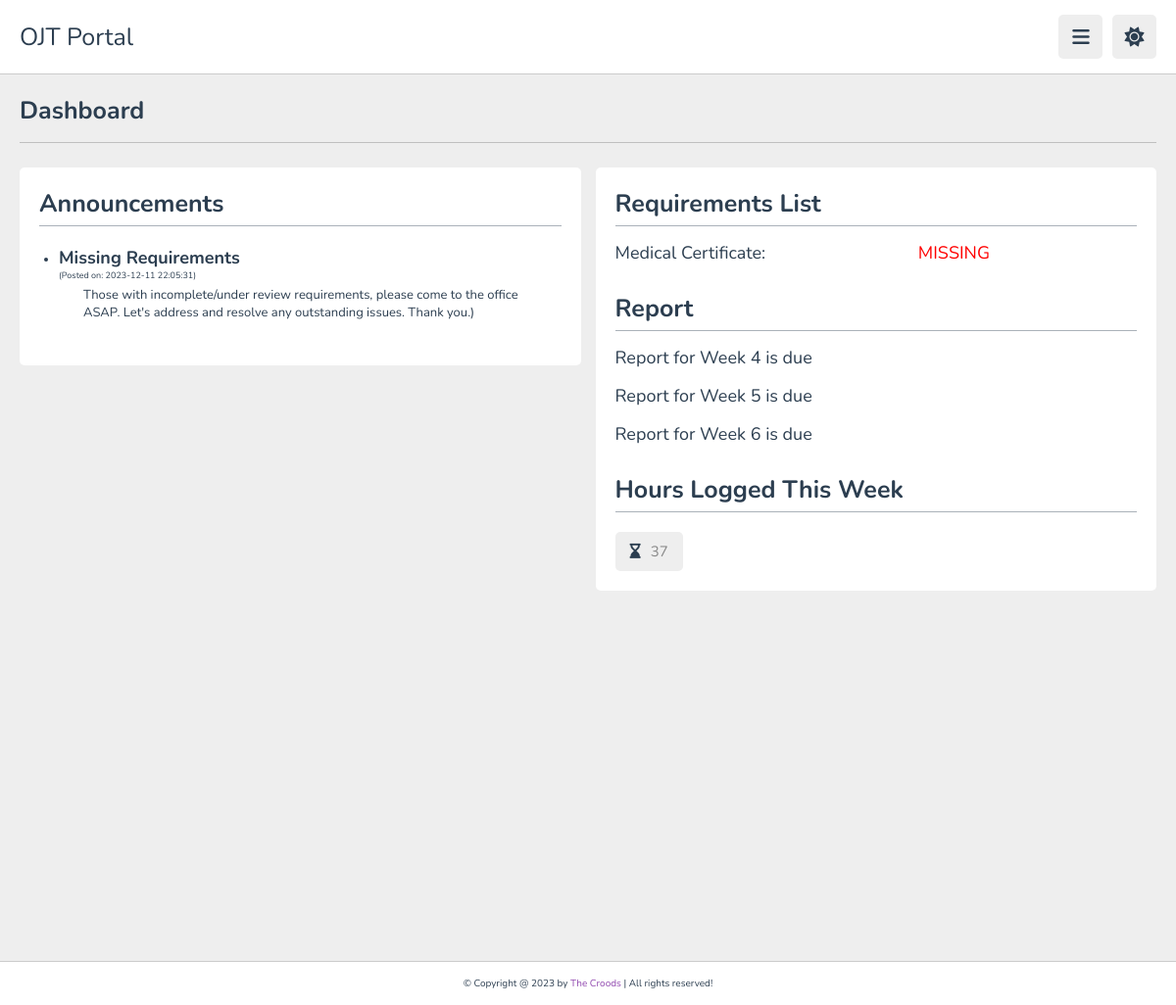
/student/index.php (signed in), run on the app's committed database.
### tables this page shows
CREATE TABLE IF NOT EXISTS `announcements` (
  `announcementId` int NOT NULL AUTO_INCREMENT,
  `teacherId` int NOT NULL,
  `title` varchar(255) NOT NULL,
  `message` text NOT NULL,
  `datePosted` datetime NOT NULL DEFAULT CURRENT_TIMESTAMP,
  PRIMARY KEY (`announcementId`),
  KEY `announcements_advisorId` (`teacherId`)
);

CREATE TABLE IF NOT EXISTS `reports` (
  `reportId` int NOT NULL AUTO_INCREMENT,
  `studentId` int NOT NULL,
  `weekNum` int NOT NULL,
  `hoursWorked` int NOT NULL,
  `demerit` int DEFAULT NULL,
  `reportFile` varchar(255) NOT NULL,
  `submittedAt` timestamp NOT NULL DEFAULT CURRENT_TIMESTAMP,
  `comment` text NOT NULL,
  `status` tinyint(1) NOT NULL DEFAULT '0',
  PRIMARY KEY (`reportId`),
  KEY `userId_reports` (`studentId`),
  KEY `report_status` (`status`)
);

### student/index.php (the view, shortened to what this page needs)
<?php
   require("../database/database.php");
   $currentWeekNum = 1;
   $userId = $_SESSION['userID'];
    $hoursQuery = $db->prepare("SELECT hoursWorked FROM reports WHERE studentId =
    (SELECT studentId FROM student WHERE userId = ?) AND weekNum = ?");
    $hoursQuery->bind_param("ii", $userId, $currentWeekNum);
    $hoursQuery->execute();
    $hoursResult = $hoursQuery->get_result();
    if ($hoursResult->num_rows > 0) {
        $hoursRow = $hoursResult->fetch_assoc();
        $hoursWorked = $hoursRow['hoursWorked'];
    } else {
        $hoursWorked = "No data found";
    }
   $announcementsQuery = $db->prepare("SELECT a.title, a.message, a.datePosted
   FROM announcements AS a
   JOIN teacher AS tea ON a.teacherId = tea.teacherId
   JOIN internship AS i ON tea.teacherId = i.teacherId
   JOIN student AS s ON i.studentId = s.studentId
   WHERE s.userId = ?
   ORDER BY a.datePosted DESC
   ");
   $announcementsQuery->bind_param("i", $userId);
   $announcementsQuery->execute();
   $announcementsResult = $announcementsQuery->get_result();
   $jobResumeStatusQuery = $db->prepare("SELECT s.status
      FROM requirements AS r
      JOIN status AS s ON r.jobResume = s.code
      WHERE r.studentId = (SELECT studentId FROM student WHERE userId = ?)");
   $jobResumeStatusQuery->bind_param("i", $userId);
   $jobResumeStatusQuery->execute();
   $jobResumeStatusResult = $jobResumeStatusQuery->get_result();
   if ($jobResumeStatusResult->num_rows > 0) {
      $jobResumeStatusRow = $jobResumeStatusResult->fetch_assoc();
      $jobResumeStatus = $jobResumeStatusRow['status'];
   } else {
      $jobResumeStatus = "No data found";
   }
   $curriVitaeStatusQuery = $db->prepare("SELECT s.status
      FROM requirements AS r
      JOIN status AS s ON r.curriVitae = s.code
      WHERE r.studentId = (SELECT studentId FROM student WHERE userId = ?)");
   $curriVitaeStatusQuery->bind_param("i", $userId);
   $curriVitaeStatusQuery->execute();
   $curriVitaeStatusResult = $curriVitaeStatusQuery->get_result();
   if ($curriVitaeStatusResult->num_rows > 0) {
      $curriVitaeStatusRow = $curriVitaeStatusResult->fetch_assoc();
      $curriVitaeStatus = $curriVitaeStatusRow['status'];
   } else {
      $curriVitaeStatus = "No data found";
   }
   $coverLetterStatusQuery = $db->prepare("SELECT s.status
    FROM requirements AS r
    JOIN status AS s ON r.coverLetter = s.code
    WHERE r.studentId = (SELECT studentId FROM student WHERE userId = ?)");
   $coverLetterStatusQuery->bind_param("i", $userId);
   $coverLetterStatusQuery->execute();
   $coverLetterStatusResult = $coverLetterStatusQuery->get_result();
   if ($coverLetterStatusResult->num_rows > 0) {
      $coverLetterStatusRow = $coverLetterStatusResult->fetch_assoc();
      $coverLetterStatus = $coverLetterStatusRow['status'];
   } else {
      $coverLetterStatus = "No data found";
   }
   $moaStatusQuery = $db->prepare("SELECT s.status
   FROM requirements AS r
   JOIN status AS s ON r.moa = s.code
   WHERE r.studentId = (SELECT studentId FROM student WHERE userId = ?)");
   $moaStatusQuery->bind_param("i", $userId);
   $moaStatusQuery->execute();
   $moaStatusResult = $moaStatusQuery->get_result();
   if ($moaStatusResult->num_rows > 0) {
      $moaStatusRow = $moaStatusResult->fetch_assoc();
      $moaStatus = $moaStatusRow['status'];
   } else {
      $moaStatus = "No data found";
   }
   $medCertStatusQuery = $db->prepare("SELECT s.status
    FROM requirements AS r
    JOIN status AS s ON r.medCert = s.code
    WHERE r.studentId = (SELECT studentId FROM student WHERE userId = ?)");
   $medCertStatusQuery->bind_param("i", $userId);
   $medCertStatusQuery->execute();
   $medCertStatusResult = $medCertStatusQuery->get_result();
   if ($medCertStatusResult->num_rows > 0) {
      $medCertStatusRow = $medCertStatusResult->fetch_assoc();
      $medCertStatus = $medCertStatusRow['status'];
   } else {
      $medCertStatus = "No data found";
   }
   $waiverStatusQuery = $db->prepare("SELECT s.status
    FROM requirements AS r
    JOIN status AS s ON r.waiver = s.code
    WHERE r.studentId = (SELECT studentId FROM student WHERE userId = ?)");
   $waiverStatusQuery->bind_param("i", $userId);
   $waiverStatusQuery->execute();
   $waiverStatusResult = $waiverStatusQuery->get_result();
   if ($waiverStatusResult->num_rows > 0) {
      $waiverStatusRow = $waiverStatusResult->fetch_assoc();
      $waiverStatus = $waiverStatusRow['status'];
   } else {
      $waiverStatus = "No data found";
   }
   $allApprovedOrReviewing = true;
   $requirements = [
        'jobResume' => $jobResumeStatus,
        'curriVitae' => $curriVitaeStatus,
        'coverLetter' => $coverLetterStatus,
        'moa' => $moaStatus,
        'medCert' => $medCertStatus,
        'waiver' => $waiverStatus
    ];
    foreach ($requirements as $status) {
        if ($status !== 'APPROVED' && $status !== 'REVIEWING') {
            $allApprovedOrReviewing = false;
            break;
        }
    }
   $internshipQuery = $db->prepare("SELECT dateStarted FROM internship WHERE studentId = (SELECT studentId FROM student WHERE userId = ?)");
   $internshipQuery->bind_param("i", $userId);
   $internshipQuery->execute();
   $internshipResult = $internshipQuery->get_result();
   if ($internshipResult->num_rows > 0) {
       $internshipRow = $internshipResult->fetch_assoc();
      $currentDate = new DateTime();
      $dateStarted = new DateTime($internshipRow['dateStarted']);
      $interval = $dateStarted->diff($currentDate);
      $totalWeeksSinceStart = floor($interval->days / 7) + 1;
      $dueReports = [];
      for ($week = 1; $week <= $totalWeeksSinceStart; $week++) {
         $reportCheckQuery = $db->prepare("SELECT reportId FROM reports WHERE studentId = (SELECT studentId FROM student WHERE userId = ?) AND weekNum = ?");
         $reportCheckQuery->bind_param("ii", $userId, $week);
         $reportCheckQuery->execute();
         $reportCheckResult = $reportCheckQuery->get_result();
         if ($reportCheckResult->num_rows === 0) {
               $dueReports[] = $week;
         }
      }
   }
?>
<!DOCTYPE html>
<html lang="en">
<head>
   <link rel="stylesheet" href="https://cdnjs.cloudflare.com/ajax/libs/font-awesome/6.1.2/css/all.min.css">
   <link rel="stylesheet" href="../public/css/style.css">
</head>
<body>
<header class="header">
   <section class="flex">
      <a href="index.php" class="logo">OJT Portal</a>
      <div class="icons">
         <div id="menu-btn" class="fas fa-bars"></div>
         <div id="toggle-btn" class="fas fa-sun"></div>
      </div>
   </section>
</header>
<section class="home-grid">
   <h1 class="heading">Dashboard</h1>
   <div class="box-container">
      <div class="rectangle">
         <h3 class="title">Announcements</h3>
         <hr class="hrule">
         <?php
         if ($announcementsResult->num_rows > 0) {
            echo "<div class='box'><ul>";
            while($row = $announcementsResult->fetch_assoc()) {
               echo "<li><strong class='requirements'>" . htmlspecialchars($row['title']) . "</strong> <p>(Posted on: " . htmlspecialchars($row['datePosted']) . ")</p>" . " <p id='message'>" . htmlspecialchars($row['message']) . ")</p></li>";
            }
            echo "</ul></div>";
         } else {
            echo "<div class='box'><p class='requirements'>No announcements found.</p></div>";
         }
         ?>
      </div>
      <div class="box">
      <?php if (!$allApprovedOrReviewing): ?>
         <h3 class="title">Requirements List</h3>
         <hr class="hrule">
         <?php if ($requirements['medCert'] !== 'APPROVED' && $requirements['medCert'] !== 'REVIEWING'): ?>
            <p class="requirements">Medical Certificate: <span class="reqspan"> <?php echo $requirements['medCert'] ?> </span></p>
         <?php endif; ?>
      <?php endif; ?>
         <?php if (!empty($dueReports)): ?>
         <br>
         <br>
         <h3 class="title">Report</h3>
         <hr class="hrule">
            <?php foreach ($dueReports as $dueWeek): ?>
               <p class="requirements"><span>Report for Week <?php echo $dueWeek; ?> is due</span></p>
            <?php endforeach; ?>
         <?php endif; ?>
         <br>
         <br>
         <h3 class="title">Hours Logged This Week</h3>
         <hr class="hrule">
         <div class="flex">
         <a href="#"><i class="fa-solid fa-hourglass-end"></i><span><?php echo $hoursWorked; ?></span></a>
         </div>
      </div>
   </div>
</section>
<footer class="footer">
   &copy; Copyright @ 2023 by <span>The Croods</span> | All rights reserved!
</footer>
</body>
</html>

### public/css/style.css (style rules this page uses)
:root { --main-color:#8e44ad; --red:#e74c3c; --orange:#f39c12; --light-color:#888; --light-bg:#eee; --black:#2c3e50; --white:#fff; --border:.1rem solid rgba(0,0,0,.2); }
* { font-family: 'Nunito', sans-serif; margin:0; padding:0; box-sizing: border-box; outline: none; border:none; text-decoration: none; }
html { font-size: 62.5%; overflow-x: hidden; }
body { background-color: var(--light-bg); padding-left: 30rem; }
section { padding:2rem; margin: 0 auto; max-width: 1200px; }
.heading { font-size: 2.5rem; color:var(--black); margin-bottom: 2.5rem; border-bottom: var(--border); padding-bottom: 1.5rem; text-transform: capitalize; }
.header { position: sticky; top:0; left:0; right: 0; background-color: var(--white); z-index: 1000; border-bottom: var(--border); }
.header .flex { display: flex; align-items: center; justify-content: space-between; position: relative; padding: 1.5rem 2rem; }
.header .flex .logo { font-size: 2.5rem; color: var(--black); }
.header .flex .icons div { font-size: 2rem; color:var(--black); background-color: var(--light-bg); border-radius: .5rem; height: 4.5rem; width: 4.5rem; line-height: 4.5rem; cursor: pointer; text-align: center; margin-left: .7rem; }
.home-grid .box-container { display: grid; grid-template-columns: repeat(auto-fit, minmax(30rem, 1fr)); gap: 1.5rem; justify-content: center; align-items: flex-start; }
.home-grid .box-container .box { background-color: var(--white); border-radius: .5rem; padding:2rem; }
.home-grid .box-container .box .title { font-size: 2.5rem; color: var(--black); text-transform: capitalize; }
.home-grid .box-container .box .flex { display: flex; flex-wrap: wrap; gap: 1.5rem; margin-top: 2rem; }
.home-grid .box-container .rectangle { background-color: var(--white); border-radius: .5rem; padding: 2rem; width: 60rem; height: 46; max-width: 100%; }
.home-grid .box-container .rectangle .title { font-size: 2.5rem; color: var(--black); text-transform: capitalize; }
.home-grid .box-container .flex a { background-color: var(--light-bg); border-radius: .5rem; padding: 1rem 1.5rem; font-size: 1.5rem; }
.home-grid .box-container .flex a i { margin-right: 1rem; color:var(--black); }
.home-grid .box-container .flex a span { color:var(--light-color); }
.home-grid .box-container .requirements { color:var(--black); font-size: large; margin-top: 1.5rem; }
.home-grid .box-container .rectangle .box li { color:var(--black); font-size: small; }
.home-grid .box-container .rectangle .box p { color:var(--black); font-size: xx-small; margin-bottom: 5px; }
.hrule { background-color: var(--black); height: 1px; opacity: 40%; margin-top: 5px; }
#message { color:var(--black); font-size: small; margin-left: 25px; }
a { text-decoration: none; color: var(--orange); }
.reqspan { float: right; width: 100px; text-align: right; margin-right: 150px; color: red; }
.footer { background-color: var(--white); border-top: var(--border); position: fixed; bottom: 0; left: 0; right: 0; text-align: center; font-size: 1rem; padding:1.5rem 1rem; color:var(--black); margin-top: 1rem; z-index: 1000; }
.footer span { color:var(--main-color); }
section.home-grid { min-height: 900px; height: 950px; }
@media (max-width:1200px) { body { padding-left: 0; } }

### data on the page
announcements: title "Missing Requirements", datePosted "2023-12-11 22:05:31", message "Those with incomplete/under review requirements, please come to the office ASAP. Let's address and resolve any outstanding issues. Thank you."
reports: hoursWorked "37"

### other printed values
$requirements['medCert'] "MISSING"
$dueWeek "4"
$dueWeek "5"
$dueWeek "6"
